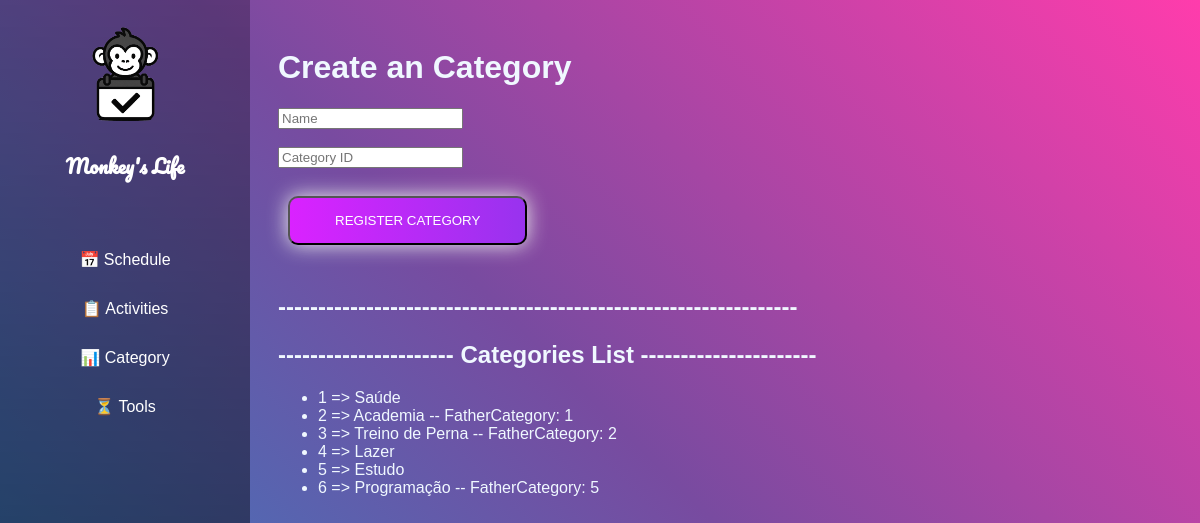
The app's page /activities/category, older data.
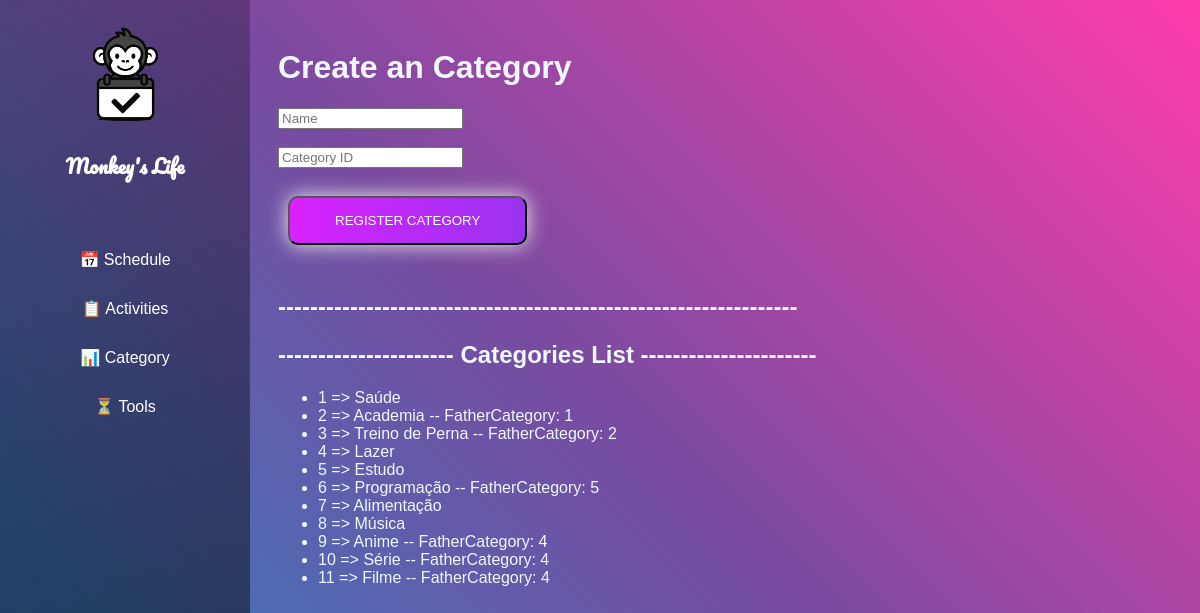
The same page, newer data.
### schedule/blueprints/activities/models.py (models this page shows, shortened)
class Category(db.Model):
    __tablename__ = 'categories'
    id = db.Column(db.Integer, primary_key=True)
    name = db.Column(db.String(25), nullable=False)
    description = db.Column(db.String(200), nullable=True)
    category_father = db.Column(db.Integer, db.ForeignKey('categories.id'))

### schedule/blueprints/activities/routes.py (the view, shortened to what this page needs)
@activity.route('/category', methods=['POST', 'GET'])
def index_category():
    if request.method == 'GET':
        categories = Category.query.all()
        return render_template('activities/index_category.html', categories=categories)

### schedule/blueprints/activities/templates/activities/index_category.html (shortened to what this page needs)
{% extends "base.html" %}
{% block content %}
<div class="content">
    <h1>Create an Category</h1>
    <form action="{{ url_for('activity.index_category') }}" method="POST">
        <input type="text" name="name" placeholder="Name" required><br><br>
        <input type="number" name="category_id" placeholder="Category ID"><br><br>
        <button class="btn-grad" type="submit">Register Category</button><br>
    </form>
        <h2>-----------------------------------------------------------------</h2>
        <h2>---------------------- Categories List ----------------------</h2>
        <ul>
            {% for category in categories %}
                <li>{{category.id}} => {{ category.name }} {% if category.category_father %} -- FatherCategory: {{ category.category_father }}{% endif %}</li>
            {% endfor %}
        </ul>
</div>
{% endblock %}

### schedule/templates/base.html (shortened to what this page needs)
<!DOCTYPE html>
<html lang="pt-BR">
<head>
    <link rel="stylesheet" type='text/css' href="/css/style.css">
</head>
<body>
    {% block leftbar %}
    <div class="sidebar">
        <div class="logo">
            <a href="{{ url_for('home.index') }}">
                <img src="/img/logo.png" alt="Logo do Sistema">
                <h2>Monkey's Life</h2>
            </a>
        </div>
        <ul class="menu">
            <li><a href="{{ url_for('home.index') }}">📅 Schedule</a></li>
            <li><a href="{{ url_for('activity.index_activity') }}">📋 Activities</a></li>
            <li><a href="{{ url_for('activity.index_category') }}">📊 Category</a></li>
            <li><a href="{{ url_for('tool.index') }}">⏳ Tools</a></li>
        </ul>
    </div>
    {% endblock %}
    {% block content %}{% endblock %}
</body>
</html>

### schedule/static/css/style.css (style rules this page uses)
body { background-color: #FF3CAC; background-image: linear-gradient(225deg, #FF3CAC 0%, #784BA0 50%, #2B86C5 100%); display: flex; min-height: 100vh; font-family: 'Montserrat', sans-serif; color: #f0f8ff; }
a, a:visited, a:hover, a:active { color: inherit; text-decoration: none; }
.logo { font-family: "Pacifico", cursive; font-weight: 400; font-style: normal; font-size: 1.6vh; text-align: center; margin-bottom: 20px; }
.logo img { width: 10vh; border-radius: 40%; }
.menu { list-style: none; width: 100%; padding: 0; }
.menu li { width: 100%; }
.menu li a { display: block; text-decoration: none; color: white; padding: 15px; font-size: 16px; text-align: center; transition: 0.3s; }
.content { margin-left: 250px; padding: 20px; flex: 1; }
.sidebar { width: 250px; height: 100vh; background: linear-gradient(to bottom, #0000003e, #0000008d); color: white; display: flex; flex-direction: column; align-items: center; padding: 20px 0; position: fixed; left: 0; top: 0; }
.btn-grad { background-image: linear-gradient(to right, #DA22FF 0%, #9733EE 51%, #DA22FF 100%) }
.btn-grad { margin: 10px; padding: 15px 45px; text-align: center; text-transform: uppercase; transition: 0.5s; background-size: 200% auto; color: white; box-shadow: 0 0 20px #eee; border-radius: 10px; display: block; }

Row changes from the older to the newer data that the page shows:
added Category: id "7", name "Alimentação"
added Category: id "8", name "Música"
added Category: id "9", name "Anime", category_father "4"
added Category: id "10", name "Série", category_father "4"
added Category: id "11", name "Filme", category_father "4"
